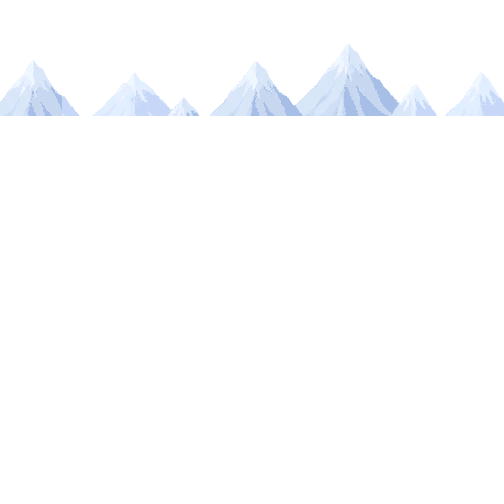
#> input picture aseprite/pic_fleuri/01_montagnes/f11.png, 504 x 504 px, given as the content of the folder layers/rendu/pic_fleuri_src/00_ciel, which was not available; the run also reads 1 picture not shown here
$ python rebuild_pic.py
#> lines starting #> are read from the running program, lines starting #| are printed output that depends on the picture; pictures that were not available may be replaced by others from this repository, and a replacement may not be noted
### forge/chroma.py
"""
chroma.py — détourage des planches d'assets sur fond magenta + découpe en objets.

Entrée  : une planche PNG avec des objets isolés sur #FF00FF
Sortie  : un PNG RGBA par objet, recadré au plus juste, avec son ancre au sol.
"""
import numpy as np
from PIL import Image
import os, json


def key_out(path, tol=90, despill=True):
    """Retire le fond magenta. Renvoie un RGBA."""
    im = np.array(Image.open(path).convert("RGB")).astype(np.int32)
    r, g, b = im[..., 0], im[..., 1], im[..., 2]
    # magenta = R et B hauts, G bas
    is_key = (r > 150) & (b > 150) & (g < 130) & ((r - g) > tol) & ((b - g) > tol)

    rgba = np.zeros(im.shape[:2] + (4,), np.uint8)
    rgba[..., :3] = im
    rgba[..., 3] = np.where(is_key, 0, 255)

    # frange : pixels partiellement fondus avec le fond, non captés par la clé
    r_, g_, b_ = im[..., 0], im[..., 1], im[..., 2]
    fringe = (~is_key) & (r_ - g_ > 22) & (b_ - g_ > 22) & (r_ > 85) & (b_ > 85)
    rgba[..., 3] = np.where(fringe, 0, rgba[..., 3])

    if despill:                      # tue la frange magenta des pixels de bord
        edge = (rgba[..., 3] > 0)
        rr, gg, bb = rgba[..., 0].astype(np.int32), rgba[..., 1].astype(np.int32), rgba[..., 2].astype(np.int32)
        spill = edge & (rr > gg + 40) & (bb > gg + 40)
        mx = np.maximum(gg, (rr + bb) // 2 - 30)
        rgba[..., 0] = np.where(spill, np.minimum(rr, mx), rr)
        rgba[..., 2] = np.where(spill, np.minimum(bb, mx), bb)
    return rgba


def _label(mask):
    """Composantes connexes 8-voisins, sans scipy (union-find sur les lignes)."""
    h, w = mask.shape
    lab = np.zeros((h, w), np.int32)
    parent = [0]

    def find(a):
        while parent[a] != a:
            parent[a] = parent[parent[a]]; a = parent[a]
        return a

    def union(a, b):
        ra, rb = find(a), find(b)
        if ra != rb:
            parent[max(ra, rb)] = min(ra, rb)

    nxt = 1
    for y in range(h):
        row = mask[y]
        for x in np.flatnonzero(row):
            nb = []
            if x > 0 and lab[y, x - 1]:
                nb.append(lab[y, x - 1])
            if y > 0:
                for dx in (-1, 0, 1):
                    xx = x + dx
                    if 0 <= xx < w and lab[y - 1, xx]:
                        nb.append(lab[y - 1, xx])
            if nb:
                m = min(nb); lab[y, x] = m
                for n_ in nb:
                    union(m, n_)
            else:
                parent.append(nxt); lab[y, x] = nxt; nxt += 1
    for y in range(h):
        nz = lab[y] > 0
        lab[y, nz] = [find(v) for v in lab[y, nz]]
    return lab


def scale_rgba(rgba, scale):
    """Redimensionne en alpha prémultiplié (sinon le magenta bave sur les bords)."""
    h, w = rgba.shape[:2]
    nw, nh = max(1, int(round(w * scale))), max(1, int(round(h * scale)))
    a = rgba[..., 3:4].astype(np.float32) / 255.0
    pm = np.concatenate([rgba[..., :3].astype(np.float32) * a, a * 255], -1)
    im = Image.fromarray(np.clip(pm, 0, 255).astype(np.uint8), "RGBA").resize((nw, nh), Image.LANCZOS)
    pm = np.array(im).astype(np.float32)
    na = pm[..., 3:4] / 255.0
    rgb = np.where(na > 0.02, pm[..., :3] / np.maximum(na, 1e-3), 0)
    out = np.zeros((nh, nw, 4), np.uint8)
    out[..., :3] = ((np.clip(rgb, 0, 255).astype(np.uint8) >> 3) * 8 + 7)   # DS 5 bits
    out[..., 3] = np.where(na[..., 0] > 0.5, 255, 0)                        # alpha 1 bit
    return out


def cut_objects(path, out_dir, min_px=900, pad=1, prefix="obj", scale=1.0):
    """Détoure, met à l'échelle native, puis découpe chaque objet en PNG RGBA."""
    rgba = key_out(path)
    if scale != 1.0:
        rgba = scale_rgba(rgba, scale)
    mask = rgba[..., 3] > 0
    lab = _label(mask)
    ids, counts = np.unique(lab[lab > 0], return_counts=True)

    os.makedirs(out_dir, exist_ok=True)
    meta = []
    keep = [i for i, c in zip(ids, counts) if c >= min_px]
    # tri lecture : haut->bas puis gauche->droite
    boxes = {}
    for i in keep:
        ys, xs = np.where(lab == i)
        boxes[i] = (ys.min(), ys.max(), xs.min(), xs.max())
    keep.sort(key=lambda i: (boxes[i][0] // 120, boxes[i][2]))

    for k, i in enumerate(keep):
        y0, y1, x0, x1 = boxes[i]
        y0, x0 = max(0, y0 - pad), max(0, x0 - pad)
        y1, x1 = min(rgba.shape[0] - 1, y1 + pad), min(rgba.shape[1] - 1, x1 + pad)
        sub = rgba[y0:y1 + 1, x0:x1 + 1].copy()
        m = (lab[y0:y1 + 1, x0:x1 + 1] == i)
        sub[~m, 3] = 0                                  # isole l'objet
        name = f"{prefix}_{k:02d}.png"
        Image.fromarray(sub, "RGBA").save(os.path.join(out_dir, name))
        meta.append(dict(file=name, w=int(x1 - x0 + 1), h=int(y1 - y0 + 1),
                         px=int(m.sum()), anchor_y=int(y1 - y0 + 1)))
    with open(os.path.join(out_dir, "index.json"), "w") as f:
        json.dump(meta, f, indent=1)
    return meta

### build_pic.py
"""
build_pic.py — zone "Pic Fleuri" montée en 7 calques séparés.

DA calée sur la référence fournie : la composition finale est reprojetée sur la
palette EXACTE de l'image de référence (117 couleurs, espace DS 5 bits).

Calques (du fond vers l'avant), chacun exporté frame par frame :
    0 ciel        statique   dégradé procédural
    1 montagnes   ANIMÉ      brume qui dérive sur les sommets
    2 nuages      ANIMÉ      dérive horizontale ping-pong + houle + cycling
    3 herbe       statique   terrain, bord supérieur organique
    4 falaises    statique   pièces rocheuses en chaînes verticales
    5 fleurs      ANIMÉ      cisaillement, phase aléatoire par touffe
    6 touffes     ANIMÉ      idem, amplitude plus forte
"""
import sys, os, json, glob
sys.path.insert(0, os.path.dirname(os.path.abspath(__file__)))
import numpy as np
from PIL import Image

from forge import core as C
from forge.chroma import key_out, scale_rgba, cut_objects
from forge.compose import shear_sway, alpha_paste, contact_shadow, hsv_mask
from forge.animate import fbm, build_lut, palette_of, snap

W = H = 21 * 24          # 504 x 504, comme la référence
N = 12
MS = 110
REF = "/home/user/uploads/IMG_4856.png"
OUT = "layers/rendu/pic_fleuri"

HORIZON = 134            # ligne où l'herbe rencontre la mer de nuages
SKY_BAND = 50            # bande de ciel pur en haut

RAMP_MTS = ["#47607f", "#5b7598", "#6f89a8", "#87a1bd", "#a3bad2", "#c3d5e7", "#e3eefb"]
RAMP_CLOUD = ["#8fa7d7", "#a7bfe7", "#c7d7ef", "#cfdff7", "#d7e7f7", "#dfe7ff",
              "#e7efff", "#eff7ff", "#ffffff"]
SKY_TOP, SKY_HORIZON = "#0f4fff", "#3f8fff"


# --------------------------------------------------------------------------- #

def blank(h=H, w=W):
    return np.zeros((h, w, 4), np.uint8)


# [140 lines left out: functions recolor, fit_strip, fit_box, crop_peaks, sky_layer, grass_layer and 3 more, not called in this run]


def load_cut(sheet, scale, min_px=40):
    d = f"layers/cut/{sheet}"
    if not os.path.isdir(d) or not glob.glob(d + "/*.png"):
        cut_objects(f"layers/src/{sheet}.png", d, min_px=min_px,
                    prefix=sheet[:5], scale=scale)
    objs = []
    for f in sorted(glob.glob(d + "/*.png")):
        a = np.array(Image.open(f).convert("RGBA"))
        if a[..., 3].sum():
            objs.append(dict(name=os.path.basename(f), img=a, h=a.shape[0], w=a.shape[1]))
    return objs


# --------------------------------------------------------------------------- #

# [142 lines left out: function build, not called in this run]


# [2 lines that do not run on import are left out]

### rebuild_pic.py
"""
rebuild_pic.py — reconstruit "Pic Fleuri" à partir des calques survivants.

Les bandes sources (ciel / montagnes / nuages) sont reprises telles quelles ;
les falaises, fleurs et touffes sont REPLACÉES, avec cette fois le catalogue de
falaises doublé par miroir horizontal (plus de silhouettes, moins de répétition).
"""
import sys, os, json, glob
sys.path.insert(0, os.path.dirname(os.path.abspath(__file__)))
import numpy as np
from PIL import Image

from forge import core as C
from forge.compose import shear_sway, alpha_paste, contact_shadow
from forge.animate import build_lut, palette_of, snap
from build_pic import scatter, scatter_patches, chain, load_cut, blank, N, MS, W, H, HORIZON

SRC = "layers/rendu/pic_fleuri_src"
OUT = "layers/rendu/pic_fleuri"
REF = "/home/user/uploads/IMG_4856.png"


def load_seq(sub):
    fs = sorted(glob.glob(f"{SRC}/{sub}/*.png"))
    return [np.array(Image.open(f).convert("RGBA")) for f in fs]


def build(seed=7):
#> called with seed = 7
    rng = np.random.default_rng(seed)
    for sub in ("00_ciel", "01_montagnes", "02_nuages", "03_herbe",
                "04_falaises", "05_fleurs", "06_touffes", "frames"):
        os.makedirs(f"{OUT}/{sub}", exist_ok=True)

    ciel = load_seq("00_ciel")[0]
#> ciel is the input picture: shape (504, 504, 4); mean R, G, B, A 11.2, 12, 13.2, 13.6
    mts = load_seq("01_montagnes")
#> mts = 1 item
    nua = load_seq("02_nuages")
#> nua = 1 item
    grass = load_seq("03_herbe")[0]
    for i, a in enumerate(mts):
        Image.fromarray(a, "RGBA").save(f"{OUT}/01_montagnes/f{i:02d}.png")
#> this loop made 1 pass
    for i, a in enumerate(nua):
        Image.fromarray(a, "RGBA").save(f"{OUT}/02_nuages/f{i:02d}.png")
    Image.fromarray(ciel, "RGBA").save(f"{OUT}/00_ciel/f00.png")
    Image.fromarray(grass, "RGBA").save(f"{OUT}/03_herbe/f00.png")

    # --- catalogue : falaises doublées par miroir ------------------------- #
    cliffs = load_cut("pic_cliffs_sheet", 0.36, 300)
#> in key_out, `im = np.array(Image.open(path).convert("RGB")).astype(np.int32)`:
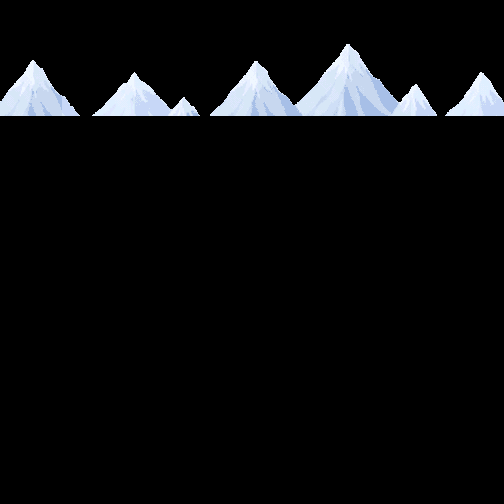
#> im: shape (504, 504, 3) int32; mean R, G, B 11.2, 12, 13.2
#> in key_out, `r, g, b = im[..., 0], im[..., 1], im[..., 2]`:
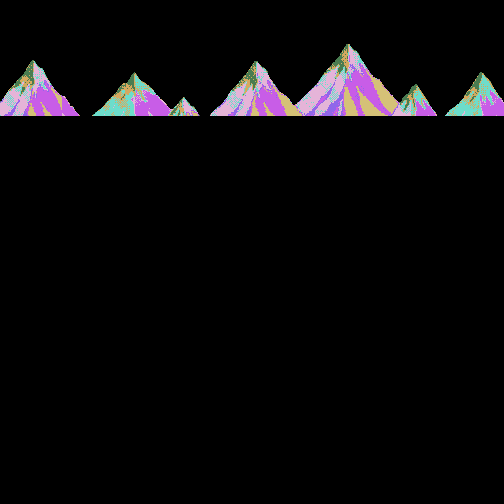
#> r: shape (504, 504) int32; 8 distinct labels, from 0 to 239; one colour per label, 0 black
#> in key_out, `r, g, b = im[..., 0], im[..., 1], im[..., 2]`:
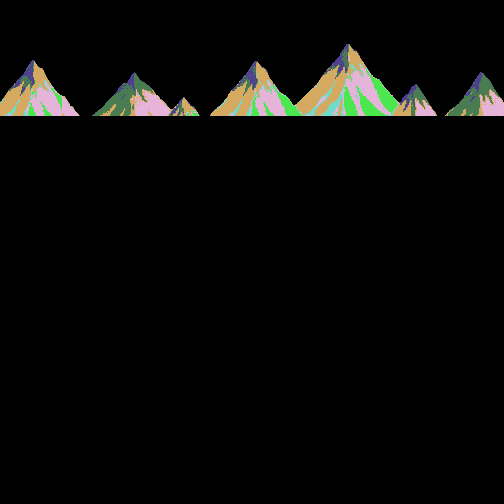
#> g: shape (504, 504) int32; 7 distinct labels, from 0 to 247; one colour per label, 0 black
#> in key_out, `r, g, b = im[..., 0], im[..., 1], im[..., 2]`:
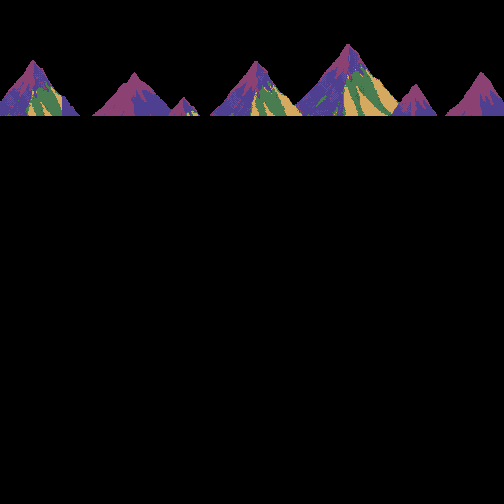
#> b: shape (504, 504) int32; 5 distinct labels, from 0 to 255; one colour per label, 0 black
#> in key_out, `is_key = (r > 150) & (b > 150) & (g < 130) & ((r - g) > tol) & ((b - g..`: is_key: shape (504, 504) bool; every value is 0
#> in key_out, `edge = (rgba[..., 3] > 0)`: edge: shape (504, 504) bool; every value is 1
#> in scale_rgba, `a = rgba[..., 3:4].astype(np.float32) / 255.0`: a: shape (504, 504, 1) float32; every value is 1
#> in scale_rgba, `na = pm[..., 3:4] / 255.0`: na: shape (181, 181, 1) float32; every value is 1
#> in cut_objects, `mask = rgba[..., 3] > 0`: mask: shape (181, 181) bool; every value is 1
#> after the loop in _label, `for y in range(h):`: lab: shape (181, 181) int32; every value is 1
#> the loop in cut_objects, `for i in keep:` made 1 pass
#> the loop in cut_objects, `for k, i in enumerate(keep):` made 1 pass
#> i on pass 1: 1
    cliffs += [dict(name=o["name"] + "_m", img=o["img"][:, ::-1].copy(),
                    h=o["h"], w=o["w"]) for o in cliffs]
    flowers = load_cut("pic_flowers_sheet", 0.22, 60)
    tufts = load_cut("pic_tufts_sheet", 0.20, 30)

    grass_mask = grass[..., 3] > 127
    tall = [o for o in cliffs if o["h"] > o["w"] * 1.05]
    wide = [o for o in cliffs if o not in tall]

    cl = []
    cl += chain(tall or cliffs, rng, 6, HORIZON + 50, H + 40, 122, 16)
    cl += chain(tall or cliffs, rng, W - 6, HORIZON + 36, H + 40, 126, 16)
    cl += chain(tall or cliffs, rng, 168, HORIZON + 58, HORIZON + 214, 112, 26)
    cl += chain(tall or cliffs, rng, 356, H - 196, H - 40, 114, 26)
    cl += scatter(grass_mask, wide or cliffs, 4, rng, 120)
    cl.sort(key=lambda p: p[0] + p[2]["h"])

    cliff_layer = blank()
    for y, x, o in cl:
        contact_shadow(cliff_layer, o["img"], y, x, 0.30)
        alpha_paste(cliff_layer, o["img"], y, x)
    Image.fromarray(cliff_layer, "RGBA").save(f"{OUT}/04_falaises/f00.png")

    free = C.erode(grass_mask & (cliff_layer[..., 3] < 128), 3)
    taken = []
    fl = scatter_patches(free, flowers * 10, 82, rng, 8, 98, 24, taken)
    tf = scatter(free, tufts * 10, 62, rng, 20, taken)
    fl = [(y, x, o, 2, float(rng.random() * 2 * np.pi)) for y, x, o in fl]
    tf = [(y, x, o, 2, float(rng.random() * 2 * np.pi)) for y, x, o in tf]
    fl.sort(key=lambda p: p[0] + p[2]["h"])
    tf.sort(key=lambda p: p[0] + p[2]["h"])

    ref = np.array(Image.open(REF).convert("RGB"))
    pal = palette_of(ref); lut = build_lut(pal)

    finals = []
    for t in range(N):
        ph = 2 * np.pi * t / N
        frame = ciel.copy()
        alpha_paste(frame, mts[t % len(mts)], 0, 0)
        alpha_paste(frame, nua[t % len(nua)], 0, 0)
        alpha_paste(frame, grass, 0, 0)
        alpha_paste(frame, cliff_layer, 0, 0)

        fll = blank()
        for y, x, o, sw, phz in fl:
            alpha_paste(fll, shear_sway(o["img"], sw, phz, t, N),
                        y + (1 if np.sin(phz + ph) > 0.7 else 0), x)
        alpha_paste(frame, fll, 0, 0)
        Image.fromarray(fll, "RGBA").save(f"{OUT}/05_fleurs/f{t:02d}.png")

        tfl = blank()
        for y, x, o, sw, phz in tf:
            alpha_paste(tfl, shear_sway(o["img"], sw, phz, t, N), y, x)
        alpha_paste(frame, tfl, 0, 0)
        Image.fromarray(tfl, "RGBA").save(f"{OUT}/06_touffes/f{t:02d}.png")

        finals.append(snap(frame[..., :3], pal, lut).astype(np.uint8))

    imgs = []
    for t, f in enumerate(finals):
        im = Image.fromarray(f, "RGB"); im.save(f"{OUT}/frames/f{t:02d}.png"); imgs.append(im)
    g = [im.quantize(colors=min(255, len(pal)), method=Image.MEDIANCUT,
                     dither=Image.Dither.NONE) for im in imgs]
    g[0].save(f"{OUT}/pic_fleuri.gif", save_all=True, append_images=g[1:],
              duration=MS, loop=0, optimize=True, disposal=1)

    man = dict(zone="pic_fleuri", size=[W, H], tile=24, frames=N, frame_ms=MS,
               palette=int(len(pal)),
               palette_source="reference fournie (117 couleurs, DS 5 bits)",
               layers=[
                 dict(order=0, name="ciel", dir="00_ciel", animated=False,
                      technique="degrade procedural"),
                 dict(order=1, name="montagnes", dir="01_montagnes", animated=True,
                      technique="voile de brume glissant"),
                 dict(order=2, name="nuages", dir="02_nuages", animated=True,
                      technique="derive ping-pong + houle + cycling des cretes"),
                 dict(order=3, name="herbe", dir="03_herbe", animated=False,
                      technique="bord superieur organique (fbm)"),
                 dict(order=4, name="falaises", dir="04_falaises", animated=False,
                      technique="chaines verticales, catalogue double par miroir"),
                 dict(order=5, name="fleurs", dir="05_fleurs", animated=True,
                      technique="cisaillement + bob 1px, phase aleatoire"),
                 dict(order=6, name="touffes", dir="06_touffes", animated=True,
                      technique="cisaillement, phase aleatoire"),
               ],
               counts=dict(falaises=len(cl), fleurs=len(fl), touffes=len(tf)))
    json.dump(man, open(f"{OUT}/manifest.json", "w"), indent=1)
    return man


if __name__ == "__main__":
#> (the run stopped early here; a loop or call above may not have finished)
